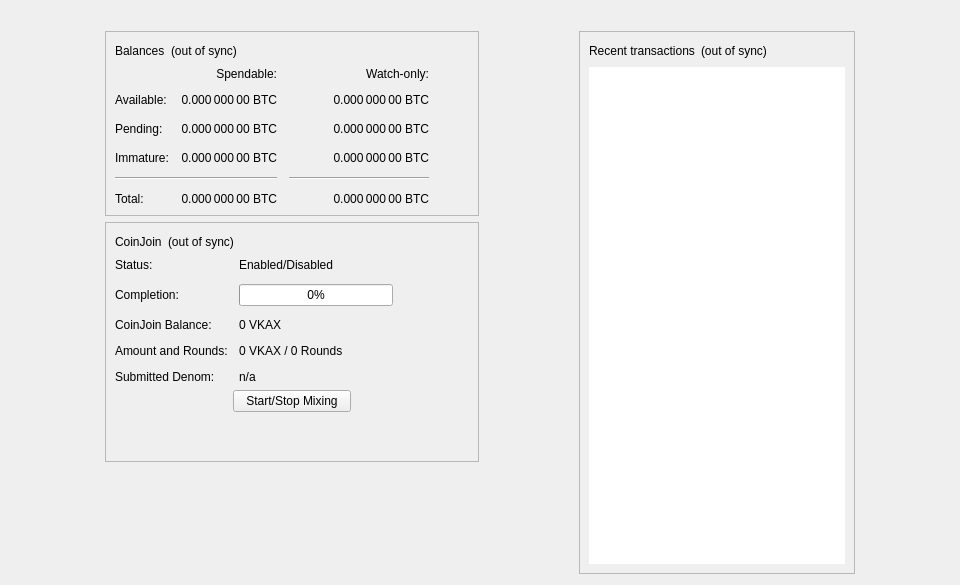
<?xml version="1.0" encoding="UTF-8"?>
<ui version="4.0">
 <class>OverviewPage</class>
 <widget class="QWidget" name="OverviewPage">
  <property name="geometry">
   <rect>
    <x>0</x>
    <y>0</y>
    <width>960</width>
    <height>585</height>
   </rect>
  </property>
  <property name="minimumSize">
   <size>
    <width>960</width>
    <height>0</height>
   </size>
  </property>
  <property name="windowTitle">
   <string>Form</string>
  </property>
  <layout class="QVBoxLayout" name="topLayout">
   <item>
    <widget class="QLabel" name="labelAlerts">
     <property name="visible">
      <bool>false</bool>
     </property>
     <property name="wordWrap">
      <bool>true</bool>
     </property>
     <property name="margin">
      <number>3</number>
     </property>
     <property name="textInteractionFlags">
      <set>Qt::TextSelectableByMouse</set>
     </property>
    </widget>
   </item>
   <item>
    <layout class="QHBoxLayout" name="horizontalLayout" stretch="1,0,1,0,1">
     <item>
      <spacer name="horizontalSpacerLeft">
       <property name="orientation">
        <enum>Qt::Horizontal</enum>
       </property>
       <property name="sizeType">
        <enum>QSizePolicy::Preferred</enum>
       </property>
       <property name="sizeHint" stdset="0">
        <size>
         <width>10</width>
         <height>20</height>
        </size>
       </property>
      </spacer>
     </item>
     <item>
      <layout class="QVBoxLayout" name="verticalLayout_2">
       <item>
        <widget class="QFrame" name="frame">
         <property name="frameShape">
          <enum>QFrame::StyledPanel</enum>
         </property>
         <property name="frameShadow">
          <enum>QFrame::Raised</enum>
         </property>
         <layout class="QVBoxLayout" name="verticalLayout_4">
          <item>
           <layout class="QHBoxLayout" name="horizontalLayout_4">
            <item>
             <widget class="QLabel" name="label_5">
              <property name="text">
               <string>Balances</string>
              </property>
             </widget>
            </item>
            <item>
             <widget class="QLabel" name="labelWalletStatus">
              <property name="toolTip">
               <string>The displayed information may be out of date. Your wallet automatically synchronizes with the Vkax network after a connection is established, but this process has not completed yet.</string>
              </property>
              <property name="text">
               <string notr="true">(out of sync)</string>
              </property>
              <property name="alignment">
               <set>Qt::AlignLeading|Qt::AlignLeft|Qt::AlignVCenter</set>
              </property>
             </widget>
            </item>
            <item>
             <spacer name="horizontalSpacer_3">
              <property name="orientation">
               <enum>Qt::Horizontal</enum>
              </property>
              <property name="sizeHint" stdset="0">
               <size>
                <width>40</width>
                <height>20</height>
               </size>
              </property>
             </spacer>
            </item>
           </layout>
          </item>
          <item>
           <layout class="QGridLayout" name="gridLayout">
            <property name="spacing">
             <number>12</number>
            </property>
            <item row="2" column="2">
             <widget class="QLabel" name="labelWatchPending">
              <property name="cursor">
               <cursorShape>IBeamCursor</cursorShape>
              </property>
              <property name="toolTip">
               <string>Unconfirmed transactions to watch-only addresses</string>
              </property>
              <property name="text">
               <string notr="true">0.000 000 00 BTC</string>
              </property>
              <property name="alignment">
               <set>Qt::AlignRight|Qt::AlignTrailing|Qt::AlignVCenter</set>
              </property>
              <property name="textInteractionFlags">
               <set>Qt::LinksAccessibleByMouse|Qt::TextSelectableByKeyboard|Qt::TextSelectableByMouse</set>
              </property>
             </widget>
            </item>
            <item row="2" column="1">
             <widget class="QLabel" name="labelUnconfirmed">
              <property name="cursor">
               <cursorShape>IBeamCursor</cursorShape>
              </property>
              <property name="toolTip">
               <string>Total of transactions that have yet to be confirmed, and do not yet count toward the spendable balance</string>
              </property>
              <property name="text">
               <string notr="true">0.000 000 00 BTC</string>
              </property>
              <property name="alignment">
               <set>Qt::AlignRight|Qt::AlignTrailing|Qt::AlignVCenter</set>
              </property>
              <property name="textInteractionFlags">
               <set>Qt::LinksAccessibleByMouse|Qt::TextSelectableByKeyboard|Qt::TextSelectableByMouse</set>
              </property>
             </widget>
            </item>
            <item row="3" column="2">
             <widget class="QLabel" name="labelWatchImmature">
              <property name="cursor">
               <cursorShape>IBeamCursor</cursorShape>
              </property>
              <property name="toolTip">
               <string>Mined balance in watch-only addresses that has not yet matured</string>
              </property>
              <property name="text">
               <string notr="true">0.000 000 00 BTC</string>
              </property>
              <property name="alignment">
               <set>Qt::AlignRight|Qt::AlignTrailing|Qt::AlignVCenter</set>
              </property>
              <property name="textInteractionFlags">
               <set>Qt::LinksAccessibleByMouse|Qt::TextSelectableByKeyboard|Qt::TextSelectableByMouse</set>
              </property>
             </widget>
            </item>
            <item row="4" column="0" colspan="2">
             <widget class="Line" name="lineSpendableBalance">
              <property name="orientation">
               <enum>Qt::Horizontal</enum>
              </property>
             </widget>
            </item>
            <item row="4" column="2">
             <widget class="Line" name="lineWatchBalance">
              <property name="sizePolicy">
               <sizepolicy hsizetype="Preferred" vsizetype="Fixed">
                <horstretch>0</horstretch>
                <verstretch>0</verstretch>
               </sizepolicy>
              </property>
              <property name="minimumSize">
               <size>
                <width>140</width>
                <height>0</height>
               </size>
              </property>
              <property name="orientation">
               <enum>Qt::Horizontal</enum>
              </property>
             </widget>
            </item>
            <item row="5" column="0">
             <widget class="QLabel" name="labelTotalText">
              <property name="text">
               <string>Total:</string>
              </property>
             </widget>
            </item>
            <item row="3" column="1">
             <widget class="QLabel" name="labelImmature">
              <property name="cursor">
               <cursorShape>IBeamCursor</cursorShape>
              </property>
              <property name="toolTip">
               <string>Mined balance that has not yet matured</string>
              </property>
              <property name="text">
               <string notr="true">0.000 000 00 BTC</string>
              </property>
              <property name="alignment">
               <set>Qt::AlignRight|Qt::AlignTrailing|Qt::AlignVCenter</set>
              </property>
              <property name="textInteractionFlags">
               <set>Qt::LinksAccessibleByMouse|Qt::TextSelectableByKeyboard|Qt::TextSelectableByMouse</set>
              </property>
             </widget>
            </item>
            <item row="2" column="3">
             <spacer name="horizontalSpacer_2">
              <property name="orientation">
               <enum>Qt::Horizontal</enum>
              </property>
              <property name="sizeHint" stdset="0">
               <size>
                <width>40</width>
                <height>20</height>
               </size>
              </property>
             </spacer>
            </item>
            <item row="3" column="0">
             <widget class="QLabel" name="labelImmatureText">
              <property name="text">
               <string>Immature:</string>
              </property>
             </widget>
            </item>
            <item row="5" column="1">
             <widget class="QLabel" name="labelTotal">
              <property name="cursor">
               <cursorShape>IBeamCursor</cursorShape>
              </property>
              <property name="toolTip">
               <string>Your current total balance</string>
              </property>
              <property name="text">
               <string notr="true">0.000 000 00 BTC</string>
              </property>
              <property name="alignment">
               <set>Qt::AlignRight|Qt::AlignTrailing|Qt::AlignVCenter</set>
              </property>
              <property name="textInteractionFlags">
               <set>Qt::LinksAccessibleByMouse|Qt::TextSelectableByKeyboard|Qt::TextSelectableByMouse</set>
              </property>
             </widget>
            </item>
            <item row="5" column="2">
             <widget class="QLabel" name="labelWatchTotal">
              <property name="cursor">
               <cursorShape>IBeamCursor</cursorShape>
              </property>
              <property name="toolTip">
               <string>Current total balance in watch-only addresses</string>
              </property>
              <property name="text">
               <string notr="true">0.000 000 00 BTC</string>
              </property>
              <property name="alignment">
               <set>Qt::AlignRight|Qt::AlignTrailing|Qt::AlignVCenter</set>
              </property>
              <property name="textInteractionFlags">
               <set>Qt::LinksAccessibleByMouse|Qt::TextSelectableByKeyboard|Qt::TextSelectableByMouse</set>
              </property>
             </widget>
            </item>
            <item row="0" column="2">
             <widget class="QLabel" name="labelWatchonly">
              <property name="text">
               <string>Watch-only:</string>
              </property>
              <property name="alignment">
               <set>Qt::AlignRight|Qt::AlignTrailing|Qt::AlignVCenter</set>
              </property>
             </widget>
            </item>
            <item row="1" column="0">
             <widget class="QLabel" name="labelBalanceText">
              <property name="text">
               <string>Available:</string>
              </property>
             </widget>
            </item>
            <item row="1" column="1">
             <widget class="QLabel" name="labelBalance">
              <property name="cursor">
               <cursorShape>IBeamCursor</cursorShape>
              </property>
              <property name="toolTip">
               <string>Your current spendable balance</string>
              </property>
              <property name="text">
               <string notr="true">0.000 000 00 BTC</string>
              </property>
              <property name="alignment">
               <set>Qt::AlignRight|Qt::AlignTrailing|Qt::AlignVCenter</set>
              </property>
              <property name="textInteractionFlags">
               <set>Qt::LinksAccessibleByMouse|Qt::TextSelectableByKeyboard|Qt::TextSelectableByMouse</set>
              </property>
             </widget>
            </item>
            <item row="1" column="2">
             <widget class="QLabel" name="labelWatchAvailable">
              <property name="cursor">
               <cursorShape>IBeamCursor</cursorShape>
              </property>
              <property name="toolTip">
               <string>Your current balance in watch-only addresses</string>
              </property>
              <property name="text">
               <string notr="true">0.000 000 00 BTC</string>
              </property>
              <property name="alignment">
               <set>Qt::AlignRight|Qt::AlignTrailing|Qt::AlignVCenter</set>
              </property>
              <property name="textInteractionFlags">
               <set>Qt::LinksAccessibleByMouse|Qt::TextSelectableByKeyboard|Qt::TextSelectableByMouse</set>
              </property>
             </widget>
            </item>
            <item row="2" column="0">
             <widget class="QLabel" name="labelPendingText">
              <property name="text">
               <string>Pending:</string>
              </property>
             </widget>
            </item>
            <item row="0" column="1">
             <widget class="QLabel" name="labelSpendable">
              <property name="text">
               <string>Spendable:</string>
              </property>
              <property name="alignment">
               <set>Qt::AlignRight|Qt::AlignTrailing|Qt::AlignVCenter</set>
              </property>
             </widget>
            </item>
           </layout>
          </item>
         </layout>
        </widget>
       </item>
       <item>
        <widget class="QFrame" name="frameCoinJoin">
         <property name="layoutDirection">
          <enum>Qt::LeftToRight</enum>
         </property>
         <property name="frameShape">
          <enum>QFrame::StyledPanel</enum>
         </property>
         <property name="frameShadow">
          <enum>QFrame::Raised</enum>
         </property>
         <layout class="QVBoxLayout" name="VerticalLayout_PS1">
          <item>
           <layout class="QHBoxLayout" name="horizontalLayout_5">
            <item>
             <widget class="QLabel" name="labelCoinJoinHeader">
              <property name="text">
               <string notr="true">CoinJoin</string>
              </property>
             </widget>
            </item>
            <item>
             <widget class="QLabel" name="labelCoinJoinSyncStatus">
              <property name="toolTip">
               <string>The displayed information may be out of date. Your wallet automatically synchronizes with the Vkax network after a connection is established, but this process has not completed yet.</string>
              </property>
              <property name="text">
               <string notr="true">(out of sync)</string>
              </property>
              <property name="alignment">
               <set>Qt::AlignLeading|Qt::AlignLeft|Qt::AlignVCenter</set>
              </property>
             </widget>
            </item>
            <item>
             <spacer name="horizontalSpacer_4">
              <property name="orientation">
               <enum>Qt::Horizontal</enum>
              </property>
              <property name="sizeHint" stdset="0">
               <size>
                <width>40</width>
                <height>20</height>
               </size>
              </property>
             </spacer>
            </item>
           </layout>
          </item>
          <item>
           <layout class="QFormLayout" name="coinJoinFormLayout">
            <property name="fieldGrowthPolicy">
             <enum>QFormLayout::AllNonFixedFieldsGrow</enum>
            </property>
            <property name="horizontalSpacing">
             <number>11</number>
            </property>
            <property name="verticalSpacing">
             <number>12</number>
            </property>
            <item row="0" column="0">
             <widget class="QLabel" name="labelCoinJoinEnabledText">
              <property name="text">
               <string>Status:</string>
              </property>
             </widget>
            </item>
            <item row="0" column="1">
             <widget class="QLabel" name="labelCoinJoinEnabled">
              <property name="text">
               <string>Enabled/Disabled</string>
              </property>
             </widget>
            </item>
            <item row="1" column="0">
             <widget class="QLabel" name="labelCompletitionText">
              <property name="text">
               <string>Completion:</string>
              </property>
             </widget>
            </item>
            <item row="1" column="1">
             <widget class="QProgressBar" name="coinJoinProgress">
              <property name="maximumSize">
               <size>
                <width>154</width>
                <height>16777215</height>
               </size>
              </property>
              <property name="value">
               <number>0</number>
              </property>
             </widget>
            </item>
            <item row="2" column="0">
             <widget class="QLabel" name="labelAnonymizedText">
              <property name="text">
               <string notr="true">CoinJoin Balance:</string>
              </property>
             </widget>
            </item>
            <item row="2" column="1">
             <widget class="QLabel" name="labelAnonymized">
              <property name="text">
               <string notr="true">0 VKAX</string>
              </property>
             </widget>
            </item>
            <item row="3" column="0">
             <widget class="QLabel" name="labelAmountAndRoundsText">
              <property name="text">
               <string>Amount and Rounds:</string>
              </property>
             </widget>
            </item>
            <item row="3" column="1">
             <widget class="QLabel" name="labelAmountRounds">
              <property name="text">
               <string>0 VKAX / 0 Rounds</string>
              </property>
             </widget>
            </item>
            <item row="4" column="0">
             <widget class="QLabel" name="labelSubmittedDenomText">
              <property name="text">
               <string>Submitted Denom:</string>
              </property>
             </widget>
            </item>
            <item row="4" column="1">
             <widget class="QLabel" name="labelSubmittedDenom">
              <property name="toolTip">
               <string>The denominations you submitted to the Masternode.&lt;br&gt;To mix, other users must submit the exact same denominations.</string>
              </property>
              <property name="text">
               <string>n/a</string>
              </property>
              <property name="wordWrap">
               <bool>true</bool>
              </property>
             </widget>
            </item>
           </layout>
          </item>
          <item>
           <layout class="QVBoxLayout" name="VerticalLayout_PS">
            <item>
             <layout class="QHBoxLayout" name="horizontalLayout_3">
              <property name="topMargin">
               <number>0</number>
              </property>
              <item>
               <spacer name="horizontalSpacer_5">
                <property name="orientation">
                 <enum>Qt::Horizontal</enum>
                </property>
                <property name="sizeHint" stdset="0">
                 <size>
                  <width>40</width>
                  <height>20</height>
                 </size>
                </property>
               </spacer>
              </item>
              <item>
               <widget class="QPushButton" name="toggleCoinJoin">
                <property name="sizePolicy">
                 <sizepolicy hsizetype="MinimumExpanding" vsizetype="Fixed">
                  <horstretch>0</horstretch>
                  <verstretch>0</verstretch>
                 </sizepolicy>
                </property>
                <property name="text">
                 <string>Start/Stop Mixing</string>
                </property>
               </widget>
              </item>
              <item>
               <spacer name="horizontalSpacer_6">
                <property name="orientation">
                 <enum>Qt::Horizontal</enum>
                </property>
                <property name="sizeHint" stdset="0">
                 <size>
                  <width>40</width>
                  <height>20</height>
                 </size>
                </property>
               </spacer>
              </item>
             </layout>
            </item>
            <item>
             <spacer name="verticalSpacer_3">
              <property name="orientation">
               <enum>Qt::Vertical</enum>
              </property>
              <property name="sizeHint" stdset="0">
               <size>
                <width>20</width>
                <height>40</height>
               </size>
              </property>
             </spacer>
            </item>
           </layout>
          </item>
         </layout>
        </widget>
       </item>
       <item>
        <spacer name="verticalSpacer">
         <property name="orientation">
          <enum>Qt::Vertical</enum>
         </property>
         <property name="sizeHint" stdset="0">
          <size>
           <width>20</width>
           <height>40</height>
          </size>
         </property>
        </spacer>
       </item>
      </layout>
     </item>
     <item>
      <spacer name="horizontalSpacerCenter">
       <property name="orientation">
        <enum>Qt::Horizontal</enum>
       </property>
       <property name="sizeHint" stdset="0">
        <size>
         <width>10</width>
         <height>20</height>
        </size>
       </property>
      </spacer>
     </item>
     <item>
      <layout class="QVBoxLayout" name="verticalLayout_3">
       <item>
        <widget class="QFrame" name="frame_2">
         <property name="frameShape">
          <enum>QFrame::StyledPanel</enum>
         </property>
         <property name="frameShadow">
          <enum>QFrame::Raised</enum>
         </property>
         <layout class="QVBoxLayout" name="verticalLayout">
          <item>
           <layout class="QHBoxLayout" name="horizontalLayout_2">
            <item>
             <widget class="QLabel" name="label_4">
              <property name="text">
               <string>Recent transactions</string>
              </property>
             </widget>
            </item>
            <item>
             <widget class="QLabel" name="labelTransactionsStatus">
              <property name="toolTip">
               <string>The displayed information may be out of date. Your wallet automatically synchronizes with the Vkax network after a connection is established, but this process has not completed yet.</string>
              </property>
              <property name="text">
               <string notr="true">(out of sync)</string>
              </property>
              <property name="alignment">
               <set>Qt::AlignLeading|Qt::AlignLeft|Qt::AlignVCenter</set>
              </property>
             </widget>
            </item>
            <item>
             <spacer name="horizontalSpacer">
              <property name="orientation">
               <enum>Qt::Horizontal</enum>
              </property>
              <property name="sizeHint" stdset="0">
               <size>
                <width>40</width>
                <height>20</height>
               </size>
              </property>
             </spacer>
            </item>
           </layout>
          </item>
          <item>
           <widget class="QListView" name="listTransactions">
            <property name="frameShape">
             <enum>QFrame::NoFrame</enum>
            </property>
            <property name="verticalScrollBarPolicy">
             <enum>Qt::ScrollBarAlwaysOff</enum>
            </property>
            <property name="horizontalScrollBarPolicy">
             <enum>Qt::ScrollBarAlwaysOff</enum>
            </property>
            <property name="selectionMode">
             <enum>QAbstractItemView::NoSelection</enum>
            </property>
           </widget>
          </item>
         </layout>
        </widget>
       </item>
      </layout>
     </item>
     <item>
      <spacer name="horizontalSpacerRight">
       <property name="orientation">
        <enum>Qt::Horizontal</enum>
       </property>
       <property name="sizeType">
        <enum>QSizePolicy::Preferred</enum>
       </property>
       <property name="sizeHint" stdset="0">
        <size>
         <width>10</width>
         <height>20</height>
        </size>
       </property>
      </spacer>
     </item>
    </layout>
   </item>
  </layout>
 </widget>
 <resources/>
 <connections/>
</ui>
